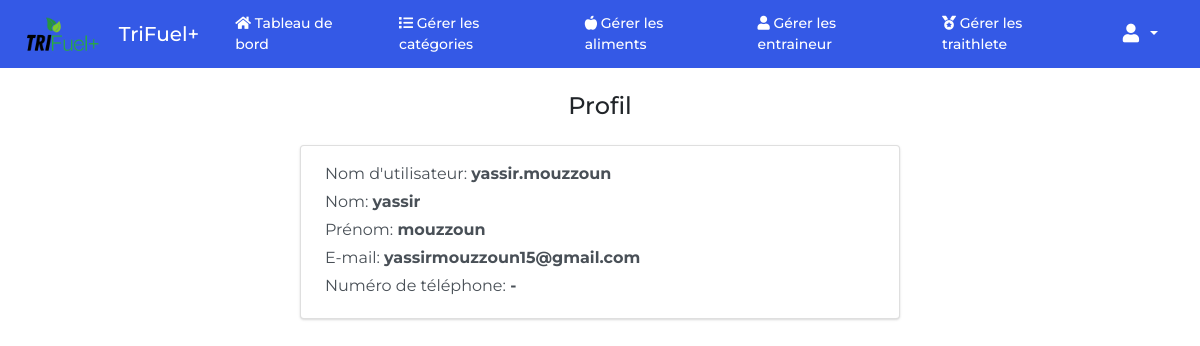
The page /entraineurs/19 (signed in) on the database its author committed.
### foodtracker/models.py (models this page shows, shortened)
class User(AbstractUser):
    class UserRoles(models.TextChoices):
        ADMIN = ('ADMIN', 'Admin')
        ENTRAINEUR = ('ENTRAINEUR', 'Entraineur')
        TRIATHLETE = ('TRIATHLETE', 'Triathlete')
    email = models.EmailField('email address', null=True)
    role = models.CharField(max_length=15, choices=UserRoles.choices)
    REQUIRED_FIELDS = []
    class Meta:
        db_table = 'users'

class Triathlete(models.Model):
    class PhysicalActivityLevel(models.TextChoices):
        TWELVE_15H_WEEK = ('TWELVE_15H_WEEK', "12h à 15h d'exercice par semaine")
        MORE_20H_WEEK = ('MORE_20H_WEEK', ">20h d'exercice par semaine")
    user = models.OneToOneField(User, on_delete=models.CASCADE, related_name='profile_triathlete')
    image = models.ImageField(upload_to='profile-images/', null=True, blank=True)
    gender = models.CharField(max_length=10, choices=GenderOptions.choices, null=True)
    date_of_birth = models.DateField(null=True)
    age = models.IntegerField(null=True)
    address = models.TextField(null=True)
    phone_number = models.CharField(max_length=20, null=True)
    weight = models.DecimalField(max_digits=8, decimal_places=2, null=True)
    height = models.DecimalField(max_digits=8, decimal_places=2, null=True)
    complete_profile_setup = models.BooleanField(default=False)
    masse_masculaire = models.DecimalField(max_digits=8, decimal_places=2, null=True)
    imc = models.DecimalField(max_digits=8, decimal_places=2, null=True)
    mass_grasse = models.DecimalField(max_digits=8, decimal_places=2, null=True)
    niveau_activite = models.CharField(max_length=15, choices=PhysicalActivityLevel.choices)
    metabolisme_de_base = models.DecimalField(max_digits=8, decimal_places=2, null=True)
    depense_energetique_journaliere = models.DecimalField(max_digits=8, decimal_places=2, null=True)
    daily_water_consumption = models.DecimalField(max_digits=8, decimal_places=2, null=True)
    class Meta:
        db_table = 'triathletes'

### foodtracker/views.py (the view)
# urls.py: path('entraineurs/<int:pk>', views.trainer_profile, name="trainer_profile"),
@login_required
def trainer_profile(request, pk):
    trainer = User.objects.get(pk=pk)
    return render(request, 'trainer_profile.html', {
        'profile': trainer,
        "show_hello": False,
    })

### templates/trainer_profile.html (shortened to what this page needs)
{% extends 'base.html' %}
{% load static %}
{% block body %}
<div class='py-4 mt-auto'>
  <div class='container-fluid px-4'>
    <div>
      <h4 class="mb-4" style="text-align: center;">Profil</h4>
      <div class='card bg-secondary mb-3' style="max-width: 600px; margin: 0 auto;">
        <div class='card-body'>
          <div class='d-flex w-100 justify-content-between'>
            <p class='mb-1'>
              Nom d'utilisateur: <strong>{{ profile.username }}</strong>
            </p>
          </div>
          <div class='d-flex w-100 justify-content-between'>
            <p class='mb-1'>
              Nom: <strong>{{ profile.first_name }}</strong>
            </p>
          </div>
          <div class='d-flex w-100 justify-content-between'>
            <p class='mb-1'>
              Prénom: <strong>{{ profile.last_name }}</strong>
            </p>
          </div>
          <div class='d-flex w-100 justify-content-between'>
            <p class='mb-1'>
              E-mail: <strong>{{ profile.email|default:'-' }}</strong>
            </p>
          </div>
          <div class='d-flex w-100 justify-content-between'>
            <p class='mb-1'>
              Numéro de téléphone: <strong>{{ profile.profile_triathlete.phone_number|default:'-' }}</strong>
            </p>
          </div>
        </div>
      </div>
    </div>
  </div>
</div>
{% endblock %}

### static/css/styles.css (style rules this page uses)
html { position: relative; min-height: 100%; }
body { margin: 0 0 90px; font-family: 'Montserrat', sans-serif !important; }

### rows shown on the page
User: username "yassir.mouzzoun", first_name "yassir", last_name "mouzzoun", email "yassirmouzzoun15@gmail.com", profile_triathlete.phone_number "-"
